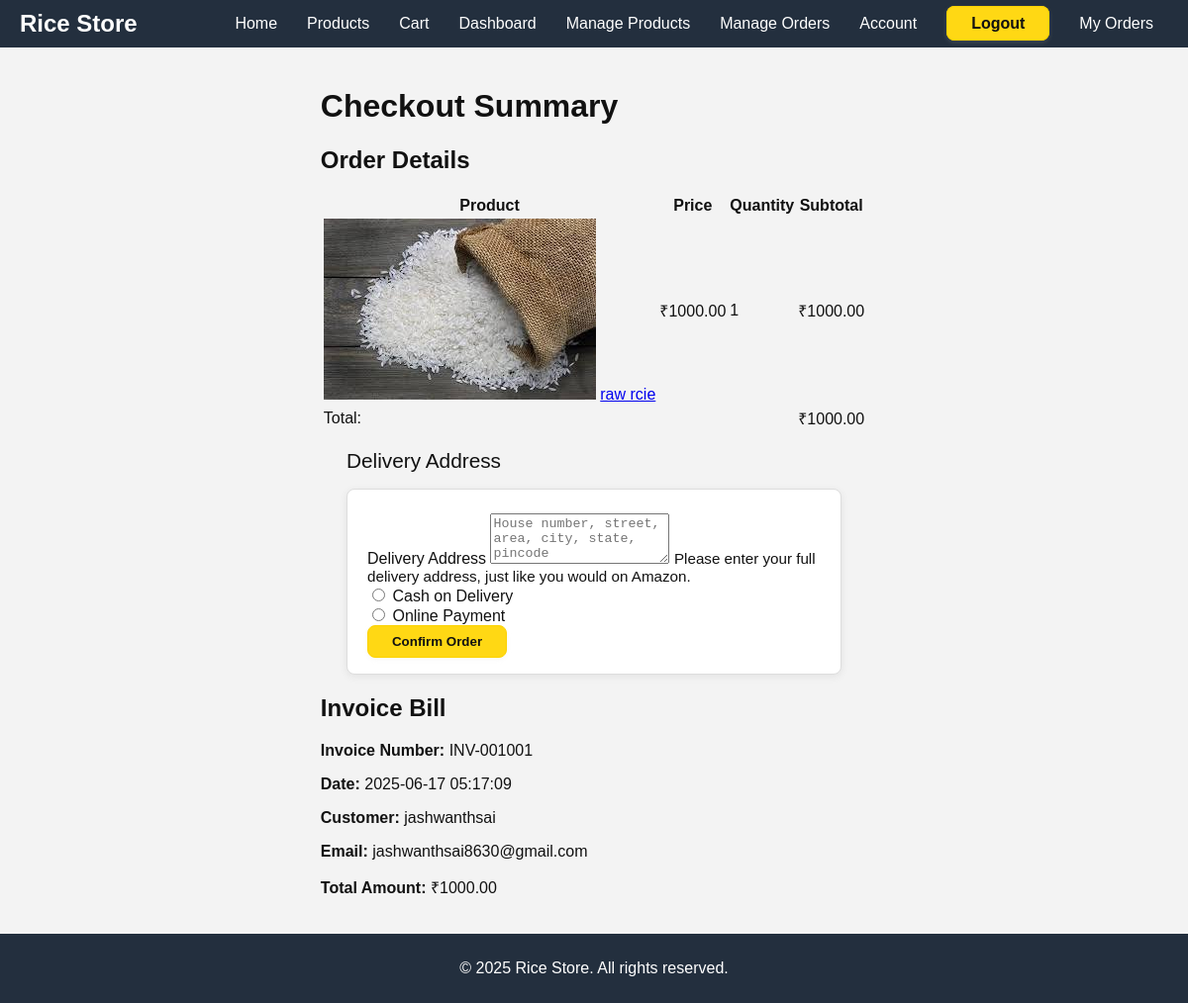
Screenshot of /checkout_summary (signed in) with the database file from the repository.
### main.py (models this page shows, shortened)
class CartItem(db.Model):
    id = db.Column(db.Integer, primary_key=True)
    user_id = db.Column(db.Integer, db.ForeignKey('user.id'), nullable=False)
    product_id = db.Column(db.Integer, db.ForeignKey('product.id'), nullable=False)
    quantity = db.Column(db.Integer, nullable=False, default=1)

class Product(db.Model):
    id = db.Column(db.Integer, primary_key=True)
    name = db.Column(db.String(100), nullable=False)
    description = db.Column(db.Text, nullable=False)
    price = db.Column(db.Float, nullable=False)
    stock = db.Column(db.Integer, nullable=False, default=0)
    image_file = db.Column(db.String(20), nullable=False, default='default_product.png')
    category = db.Column(db.String(50), nullable=True)  # e.g., Basmati, Sona Masuri, Brown Rice
    cart_item_rel = db.relationship('CartItem', backref='product', lazy=True)
    order_item_rel = db.relationship('OrderItem', backref='product', lazy=True)

class User(db.Model, UserMixin):
    id = db.Column(db.Integer, primary_key=True)
    username = db.Column(db.String(20), unique=True, nullable=False)
    email = db.Column(db.String(120), unique=True, nullable=False)
    image_file = db.Column(db.String(20), nullable=False, default='default.jpg')
    password = db.Column(db.String(60), nullable=False)
    role = db.Column(db.String(10), nullable=False, default='user')  # 'user' or 'admin'
    cart_items = db.relationship('CartItem', backref='owner', lazy=True)
    orders = db.relationship('Order', backref='customer', lazy=True)
    phone_number = db.Column(db.String(20), nullable=True)  # Added for demonstration if not already there

### main.py (the view)
@app.route("/checkout_summary", methods=['GET', 'POST'])
@login_required
def checkout_summary():
    cart_items = CartItem.query.filter_by(user_id=current_user.id).all()
    if not cart_items:
        flash('Your cart is empty!', 'danger')
        return redirect(url_for('cart'))
    total_price = sum(item.product.price * item.quantity for item in cart_items if item.product)
    form = PaymentForm()
    if form.validate_on_submit():
        payment_method = form.payment_method.data
        address = form.address.data
        return redirect(url_for('place_order', payment_method=payment_method, address=address))
    return render_template('checkout_summary.html',
                         title='Checkout Summary',
                         cart_items=cart_items,
                         total_price=total_price,
                         form=form,
                         now=datetime.utcnow)

### main.py
class PaymentForm(FlaskForm):
    payment_method = RadioField('Payment Method',
                                choices=[('cod', 'Cash on Delivery'),
                                         ('online', 'Online Payment')],
                                validators=[DataRequired()])
    address = TextAreaField('Delivery Address', validators=[DataRequired(), Length(min=10, max=200)])
    submit = SubmitField('Confirm Order')

### main.py (called while the page is built)
@login_manager.user_loader
def load_user(user_id):
    return User.query.get(int(user_id))

@app.context_processor
def inject_global_data():
    return dict(current_year=datetime.utcnow().year)

### templates/checkout_summary.html (shortened to what this page needs)
{% extends "base.html" %}
{% block content %}
<div class="container checkout-container">
    <h1 class="checkout-title">Checkout Summary</h1>
    <div class="order-summary-section">
        <h2>Order Details</h2>
        {% if cart_items %}
        <table class="data-table cart-summary-table">
            <thead>
                <tr>
                    <th>Product</th>
                    <th>Price</th>
                    <th>Quantity</th>
                    <th>Subtotal</th>
                </tr>
            </thead>
            <tbody>
                {% for item in cart_items %}
                <tr>
                    <td>
                        <div class="product-info-cell">
                            <img src="{{ url_for('static', filename='product_pics/' + item.product.image_file) }}" alt="{{ item.product.name }}" class="product-thumb">
                            <a href="{{ url_for('product_detail', product_id=item.product.id) }}">{{ item.product.name }}</a>
                        </div>
                    </td>
                    <td>&#8377;{{ '%.2f' % item.product.price }}</td>
                    <td>{{ item.quantity }}</td>
                    <td>&#8377;{{ '%.2f' % (item.product.price * item.quantity) }}</td>
                </tr>
                {% endfor %}
            </tbody>
            <tfoot>
                <tr>
                    <td colspan="3" class="text-right total-label">Total:</td>
                    <td class="total-price">&#8377;{{ '%.2f' % total_price }}</td>
                </tr>
            </tfoot>
        </table>
        {% else %}
        <p class="text-center">Your cart is empty.</p>
        {% endif %}
    </div>
    <div class="shipping-address-section" style="max-width: 500px; margin: 0 auto;">
        <h2 style="font-size: 1.3rem; font-weight: 500; margin-bottom: 16px;">Delivery Address</h2>
        <div style="background: #fff; border: 1px solid #ddd; border-radius: 8px; box-shadow: 0 2px 8px rgba(0,0,0,0.07); padding: 24px 20px 16px 20px;">
            <form method="POST" action="{{ url_for('checkout_summary') }}">
                <div class="form-group mb-3">
                    {{ form.address.label(class="form-label", style="font-weight: 500;") }}
                    {{ form.address(class="form-control", rows=3, placeholder="House number, street, area, city, state, pincode") }}
                    <small class="form-text text-muted" style="font-size: 0.95em;">Please enter your full delivery address, just like you would on Amazon.</small>
                </div>
                <div class="form-group payment-options">
                    {% for subfield in form.payment_method %}
                        <div class="form-check">
                            {{ subfield(class="form-check-input") }}
                            {{ subfield.label(class="form-check-label") }}
                        </div>
                    {% endfor %}
                </div>
                <div class="form-group">
                    {{ form.submit(class="btn-amazon btn-lg btn-block") }}
                </div>
            </form>
        </div>
    </div>
    <div class="invoice-section">
        <h2>Invoice Bill</h2>
        <div class="invoice-details">
            <p><strong>Invoice Number:</strong> INV-{{ '%06d' % (current_user.id * 1000 + cart_items|length) }}</p>
            <p><strong>Date:</strong> {{ now().strftime('%Y-%m-%d %H:%M:%S') }}</p>
            <p><strong>Customer:</strong> {{ current_user.username }}</p>
            <p><strong>Email:</strong> {{ current_user.email }}</p>
            <p><strong>Total Amount:</strong> &#8377;{{ '%.2f' % total_price }}</p>
        </div>
    </div>
</div>
{% endblock content %}

### static/main.css (style rules this page uses)
body { margin: 0; padding: 0; display: flex; flex-direction: column; min-height: 100vh; font-family: Arial, sans-serif; background-color: #eaeded; color: #111; }
.btn-amazon { background-color: #ffd814; color: #111; border: 1px solid #fcd200; border-radius: 8px; font-weight: bold; padding: 8px 24px; box-shadow: 0 2px 5px rgba(213, 217, 217, 0.15); transition: background 0.2s, box-shadow 0.2s; }

### templates/base.html (style rules this page uses)
body { background-color: #f3f3f3; font-family: 'Amazon Ember', Arial, sans-serif; color: #111; }
.btn-amazon { background-color: #ffd814; color: #111; border: 1px solid #fcd200; border-radius: 8px; font-weight: bold; padding: 8px 24px; box-shadow: 0 2px 5px rgba(213, 217, 217, 0.15); transition: background 0.2s, box-shadow 0.2s; }

### rows the page displays
CartItem: image_file (picture), product.name "raw rcie", quantity "1"
Product: product.price "1000.00", item.product.price*item.quantity "1000.00"
User: username "jashwanthsai", email "jashwanthsai8630@gmail.com"

### other values shown
{{ '%.2f' % total_price }} "1000.00"
{{ subfield.label(class="form-check-label") }} "Cash on Delivery" "Online Payment"
{{ '%06d' % (current_user.id * 1000 + cart_items|length) }} "001001"
